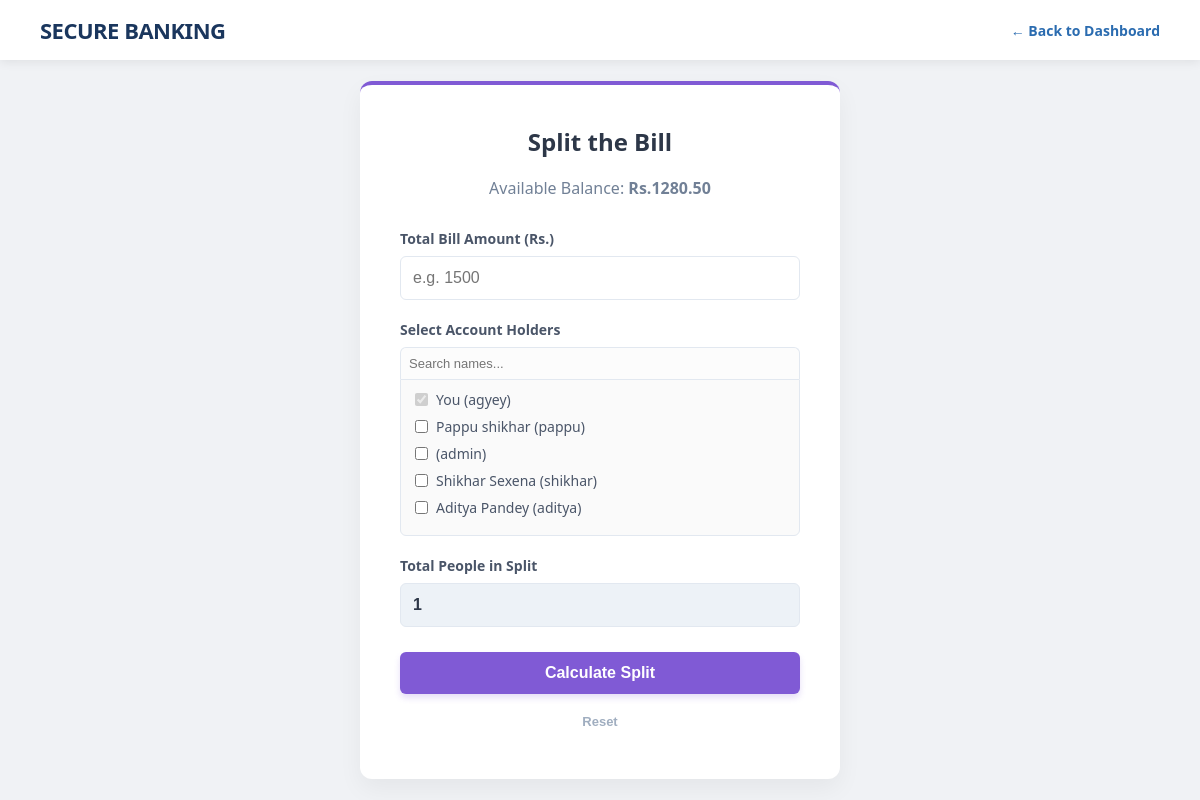
/transactions/split/ (signed in), run on the app's committed database.
### Bank1/models.py (models this page shows, shortened)
class CustomUser(AbstractUser):
    balance = models.DecimalField(max_digits=12, decimal_places=2, default=0.00)
    account_no = models.CharField(max_length=4, unique=True, null=True, blank=True)

### transaction1/views.py (the view, shortened to what this page needs)
# urls.py: path('split/', views.split_money, name='split_money'),
@login_required(login_url='login')
def split_money(request):
    active_users = User.objects.exclude(id=request.user.id).filter(is_active=True)
    return render(request, 'split.html', {'active_users': active_users})

### Bank1/templates/split.html (shortened to what this page needs)
<!DOCTYPE html>
<html lang="en">
<head>
</head>
<body style="margin: 0; font-family: 'Segoe UI', Tahoma, Geneva, Verdana, sans-serif; background-color: #f0f2f5; display: flex; flex-direction: column; min-height: 100vh;">
    <header style="background-color: #ffffff; padding: 15px 40px; box-shadow: 0 2px 10px rgba(0,0,0,0.08); display: flex; justify-content: space-between; align-items: center;">
        <div style="font-size: 22px; font-weight: 800; color: #1a365d; letter-spacing: -0.5px;">SECURE BANKING</div>
        <a href="{% url 'dashboard' %}" style="text-decoration: none; color: #2b6cb0; font-weight: 600; font-size: 14px;">← Back to Dashboard</a>
    </header>
    <main style="flex: 1; display: flex; justify-content: center; align-items: center; padding: 20px;">
        <div style="background: white; padding: 40px; border-radius: 12px; box-shadow: 0 10px 25px rgba(0,0,0,0.05); width: 100%; max-width: 400px; border-top: 4px solid #805ad5;">
            <h2 style="color: #2d3748; margin-top: 0; text-align: center;">Split the Bill</h2>
            <p style="text-align: center; color: #718096; margin-bottom: 30px;">Available Balance: <strong>Rs.{{ user.balance|floatformat:2 }}</strong></p>
            <form id="split-form" method="POST">
                <label style="display: block; color: #4a5568; font-size: 14px; font-weight: 600; margin-bottom: 8px;">Total Bill Amount (Rs.)</label>
                <input type="number" name="total_amount" id="total_amount" placeholder="e.g. 1500" required step="0.01"
                       style="width: 100%; padding: 12px; border: 1px solid #e2e8f0; border-radius: 6px; box-sizing: border-box; font-size: 16px; margin-bottom: 20px;">
                <label style="display: block; color: #4a5568; font-size: 14px; font-weight: 600; margin-bottom: 8px;">Select Account Holders</label>
                <input type="text" id="userSearch" onkeyup="filterUsers()" placeholder="Search names..."
                       style="width: 100%; padding: 8px; border: 1px solid #e2e8f0; border-radius: 6px 6px 0 0; box-sizing: border-box; font-size: 13px; border-bottom: none; outline: none; background-color: #fcfcfc;">
                <div id="userList" style="max-height: 150px; overflow-y: auto; border: 1px solid #e2e8f0; border-radius: 0 0 6px 6px; padding: 10px; margin-bottom: 20px; background-color: #fafafa;">
                    <div style="margin-bottom: 8px; font-size: 14px; color: #4a5568; display: flex; align-items: center;">
                        <input type="checkbox" checked disabled style="cursor: not-allowed; margin-right: 8px;">
                        <span>You ({{ user.username }})</span>
                    </div>
                    {% for person in active_users %}
                        <div class="user-item" style="margin-bottom: 8px; font-size: 14px; color: #4a5568; display: flex; align-items: center;">
                            <input type="checkbox" name="selected_users" value="{{ person.id }}" class="user-checkbox" onchange="updateMemberCount()" style="cursor: pointer; margin-right: 8px;">
                            <span class="user-name">{{ person.first_name }} {{ person.last_name }} ({{ person.username }})</span>
                        </div>
                    {% endfor %}
                </div>
                <label style="display: block; color: #4a5568; font-size: 14px; font-weight: 600; margin-bottom: 8px;">Total People in Split</label>
                <input type="number" name="num_people" id="num_people" value="1" readonly
                       style="width: 100%; padding: 12px; border: 1px solid #e2e8f0; border-radius: 6px; box-sizing: border-box; font-size: 16px; margin-bottom: 25px; background-color: #edf2f7; cursor: not-allowed; font-weight: bold; color: #2d3748;">
                <button type="button" id="calc-btn" onclick="calculateSplit()" style="width: 100%; background-color: #805ad5; color: white; padding: 12px; border: none; border-radius: 6px; font-weight: bold; font-size: 16px; cursor: pointer; transition: 0.3s; box-shadow: 0 4px 6px rgba(128, 90, 213, 0.2); margin-bottom: 10px;">
                    Calculate Split
                </button>
                <button type="reset" onclick="resetForm()" style="width: 100%; background-color: transparent; color: #a0aec0; padding: 10px; border: none; font-weight: 600; font-size: 13px; cursor: pointer;">
                    Reset
                </button>
            </form>
        </div>
    </main>
</body>
</html>

### data on the page
CustomUser: balance "1280.50", username "agyey"
CustomUser: first_name "Pappu", last_name "shikhar", username "pappu"
CustomUser: username "admin"
CustomUser: first_name "Shikhar", last_name "Sexena", username "shikhar"
CustomUser: first_name "Aditya", last_name "Pandey", username "aditya"
